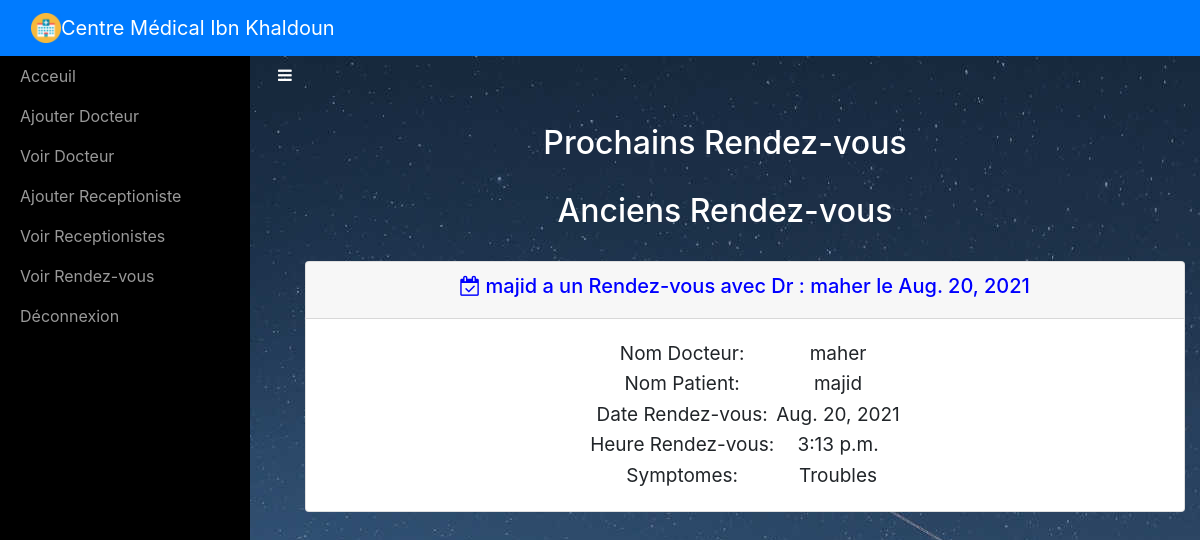
/adminviewAppointment/ (signed in), run on the app's committed database.
### sitehandler/models.py (models this page shows, shortened)
class Appointment(models.Model):
	doctorname = models.CharField(max_length=50)
	doctoremail = models.EmailField(max_length=50)
	patientname = models.CharField(max_length=50)
	patientemail = models.EmailField(max_length=50)
	appointmentdate = models.DateField(max_length=10)
	appointmenttime = models.TimeField(max_length=10)
	symptoms = models.CharField(max_length=100)
	status = models.BooleanField()
	prescription = models.CharField(max_length=200)

### sitehandler/views.py (the view)
# urls.py: path('adminviewAppointment/',adminviewAppointment,name='adminviewAppointment'),
def adminviewAppointment(request):
	if not request.user.is_staff:
		return redirect('login_admin')
	upcomming_appointments = Appointment.objects.filter(appointmentdate__gte=timezone.now(),status=True).order_by('appointmentdate')
	previous_appointments = Appointment.objects.filter(appointmentdate__lt=timezone.now()).order_by('-appointmentdate') | Appointment.objects.filter(status=False).order_by('-appointmentdate')
	d = { "upcomming_appointments" : upcomming_appointments, "previous_appointments" : previous_appointments }
	return render(request,'adminviewappointments.html',d)

### sitehandler/templates/adminviewappointments.html (shortened to what this page needs)
<!DOCTYPE html>
<html>
<head>
    {% include 'include.html' %}
    {% load static %}
</head>
<body style="background-image: url(&quot;{% static 'img/star-sky.jpg' %}&quot;);">
    {% include 'adminnav.html' %}
    <div id="wrapper">
        {% include 'admin_include.html' %}
        <div class="page-content-wrapper">
            <div class="container-fluid"><a class="btn btn-link" role="button" id="menu-toggle" href="#menu-toggle" style="color: white;"><i class="fa fa-bars"></i></a>
                <h2 class="text-center" style="color: white;">Prochains Rendez-vous</h2>
                <h2 class="text-center" style="color: white;">Anciens Rendez-vous</h2>
                <div class="text-center" role="tablist" id="accordion-2">
                    {% for j in previous_appointments %}
                    <ul class = "collapsible popout text-center" data-collapsible = "accordion">
                        <li class="card">
                            <div class = "card-header collapsible-header">
                                <h5 style="color:blue;"><a><i class="fa fa-calendar-check-o"></i>  {{ j.patientname }} a un Rendez-vous avec Dr : {{ j.doctorname }} le {{j.appointmentdate}}</a></h5>
                            </div>
                            <div class = "card-body collapsible-body">
                                <table align="center" class="card-text" style="font-size: 19px;">
                                    <tr>
                                        <td>Nom Docteur:</td>
                                        <td>{{j.doctorname}}</td>
                                    </tr>
                                    <tr>
                                        <td>Nom Patient:</td>
                                        <td>{{j.patientname}}</td>
                                    </tr>
                                    <tr>
                                        <td>Date Rendez-vous:</td>
                                        <td>{{j.appointmentdate}}</td>
                                    </tr>
                                    <tr>
                                        <td>Heure Rendez-vous:</td>
                                        <td>{{j.appointmenttime}}</td>
                                    </tr>
                                    <tr>
                                        <td>Symptomes:</td>
                                        <td>{{j.symptoms}}</td>
                                    </tr>
                                </table>
                            </div>
                        </li>
                    </ul>
                    {% endfor %}
                </div>
            </div>
        </div>
    </div>
</body>
</html>

### sitehandler/static/css/Sidebar-Menu-1.css (style rules this page uses)
body { overflow-x: hidden; }
#wrapper { padding-left: 0; -webkit-transition: all 0.5s ease; -moz-transition: all 0.5s ease; -o-transition: all 0.5s ease; transition: all 0.5s ease; }
@media (min-width:768px) { #wrapper { padding-left: 250px; } }

### sitehandler/static/css/Sidebar-Menu.css (style rules this page uses)
#wrapper { padding-left: 0; -webkit-transition: all 0.5s ease; -moz-transition: all 0.5s ease; -o-transition: all 0.5s ease; transition: all 0.5s ease; }
@media (min-width:768px) { #wrapper { padding-left: 250px; } }

### sitehandler/static/css/styles.css (style rules this page uses)
.text-center { margin-top: 30px; }

### data on the page
Appointment: patientname "majid", doctorname "maher", appointmentdate "Aug. 20, 2021", appointmenttime "3:13 p.m.", symptoms "Troubles"
